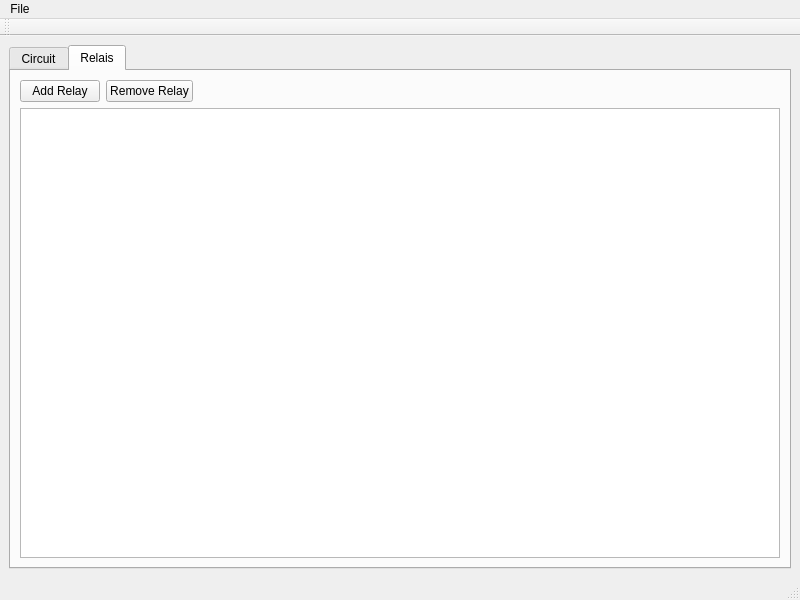
<?xml version="1.0" encoding="UTF-8"?>
<ui version="4.0">
 <class>MainWindow</class>
 <widget class="QMainWindow" name="MainWindow">
  <property name="geometry">
   <rect>
    <x>0</x>
    <y>0</y>
    <width>800</width>
    <height>600</height>
   </rect>
  </property>
  <property name="windowTitle">
   <string>MainWindow</string>
  </property>
  <widget class="QWidget" name="centralwidget">
   <layout class="QVBoxLayout" name="verticalLayout">
    <item>
     <widget class="QTabWidget" name="tabWidget">
      <property name="currentIndex">
       <number>1</number>
      </property>
      <widget class="QWidget" name="circuitTab">
       <attribute name="title">
        <string>Circuit</string>
       </attribute>
       <layout class="QVBoxLayout" name="verticalLayout_2">
        <item>
         <widget class="QGraphicsView" name="graphicsView"/>
        </item>
       </layout>
      </widget>
      <widget class="QWidget" name="relaisTab">
       <attribute name="title">
        <string>Relais</string>
       </attribute>
       <layout class="QVBoxLayout" name="verticalLayout_3">
        <item>
         <layout class="QHBoxLayout" name="horizontalLayout">
          <item>
           <widget class="QPushButton" name="addRelayBut">
            <property name="text">
             <string>Add Relay</string>
            </property>
           </widget>
          </item>
          <item>
           <widget class="QPushButton" name="removeRelayBut">
            <property name="text">
             <string>Remove Relay</string>
            </property>
           </widget>
          </item>
          <item>
           <spacer name="horizontalSpacer">
            <property name="orientation">
             <enum>Qt::Orientation::Horizontal</enum>
            </property>
            <property name="sizeHint" stdset="0">
             <size>
              <width>40</width>
              <height>20</height>
             </size>
            </property>
           </spacer>
          </item>
         </layout>
        </item>
        <item>
         <widget class="QTableView" name="relaisView"/>
        </item>
       </layout>
      </widget>
     </widget>
    </item>
   </layout>
  </widget>
  <widget class="QMenuBar" name="menubar">
   <property name="geometry">
    <rect>
     <x>0</x>
     <y>0</y>
     <width>800</width>
     <height>36</height>
    </rect>
   </property>
   <widget class="QMenu" name="menuFile">
    <property name="title">
     <string>File</string>
    </property>
    <addaction name="actionOpen"/>
    <addaction name="actionSave"/>
   </widget>
   <addaction name="menuFile"/>
  </widget>
  <widget class="QStatusBar" name="statusbar"/>
  <widget class="QToolBar" name="toolBar">
   <property name="windowTitle">
    <string>toolBar</string>
   </property>
   <attribute name="toolBarArea">
    <enum>TopToolBarArea</enum>
   </attribute>
   <attribute name="toolBarBreak">
    <bool>false</bool>
   </attribute>
  </widget>
  <action name="actionOpen">
   <property name="text">
    <string>Open</string>
   </property>
  </action>
  <action name="actionSave">
   <property name="text">
    <string>Save</string>
   </property>
  </action>
 </widget>
 <resources/>
 <connections/>
</ui>
